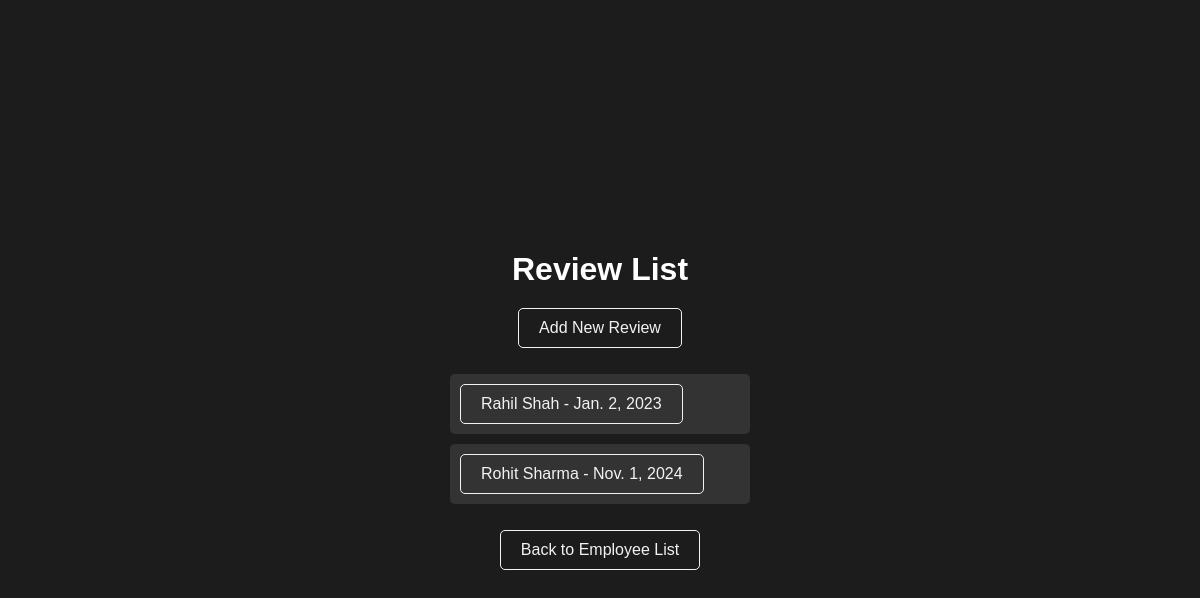
The page /employees/reviews/ on the database its author committed.
### employees/models.py (models this page shows, shortened)
class PerformanceReview(models.Model):
    employee = models.ForeignKey(Employee, on_delete=models.CASCADE)
    review_date = models.DateField()
    score = models.IntegerField(validators=[MinValueValidator(0), MaxValueValidator(100)])
    feedback = models.TextField()

class Employee(models.Model):
    user = models.OneToOneField(User, on_delete=models.CASCADE)
    department = models.ForeignKey(Department, on_delete=models.SET_NULL, null=True)
    position = models.CharField(max_length=100)
    hire_date = models.DateField()
    salary = models.DecimalField(max_digits=10, decimal_places=2)
    profile_picture = models.ImageField(upload_to='profile_pictures/', null=True, blank=True)
    bio = models.TextField(null=True, blank=True)

### employees/views.py (the view)
# urls.py: path('reviews/', views.review_list, name='review_list'),
def review_list(request):
    reviews = PerformanceReview.objects.all()
    return render(request, 'employees/review_list.html', {'reviews': reviews})

### employees/templates/employees/review_list.html (shortened to what this page needs)
<!DOCTYPE html>
<html>
<head>
</head>
<body>
    <h1>Review List</h1>
    <a href="{% url 'review_create' %}">Add New Review</a>
    <ul>
        {% for review in reviews %}
            <li>
                <a href="{% url 'review_detail' review.pk %}">
                    {{ review.employee.user.first_name }} {{ review.employee.user.last_name }} - {{ review.review_date }}
                </a>
            </li>
        {% endfor %}
    </ul>
    <a href="{% url 'employee_list' %}">Back to Employee List</a>
</body>
</html>

### employees/templates/employees/review_list.html (style rules this page uses)
body { font-family: Arial, sans-serif; background-color: #1c1c1c; color: #f2f2f2; margin: 0; padding: 0; display: flex; flex-direction: column; align-items: center; justify-content: center; min-height: 100vh; text-align: center; }
h1 { margin-bottom: 20px; color: #ffffff; }
a { color: #f2f2f2; text-decoration: none; display: inline-block; padding: 10px 20px; border: 1px solid #f2f2f2; border-radius: 5px; transition: background-color 0.3s, color 0.3s; }
ul { list-style-type: none; padding: 0; text-align: left; width: 300px; }
li { background-color: #333; margin: 10px 0; padding: 10px; border-radius: 5px; }
li a { color: #f2f2f2; text-decoration: none; }

### rows shown on the page
PerformanceReview: employee.user.first_name "Rahil", employee.user.last_name "Shah", review_date "Jan. 2, 2023"
PerformanceReview: employee.user.first_name "Rohit", employee.user.last_name "Sharma", review_date "Nov. 1, 2024"
